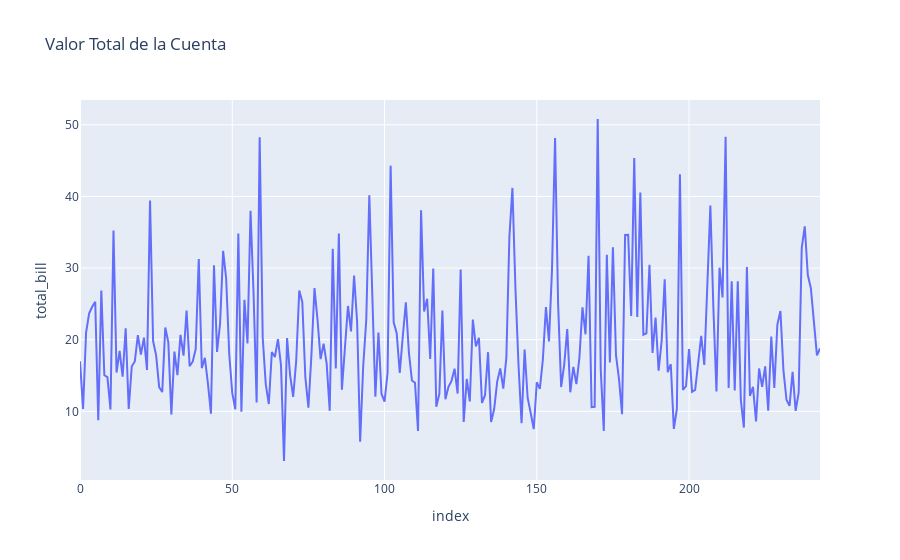

The code cell stored with this chart in its notebook:
### Markdown cell above
## Lineas

### Code cell
px.line(tips, y='total_bill', title='Valor Total de la Cuenta')

### Figure 1 — Plotly figure (JSON) as saved in the notebook; plotly's stock layout.template omitted (floating-point values rounded to 4 significant figures; data arrays with more than 128 entries replaced by an {"elided": "..."} marker saying what was removed)
{"data": [{"hovertemplate": "index=%{x}<br>total_bill=%{y}<extra></extra>", "legendgroup": "", "line": {"color": "#636efa", "dash": "solid"}, "marker": {"symbol": "circle"}, "mode": "lines", "name": "", "orientation": "v", "showlegend": false, "type": "scatter", "x": {"elided": "244 int values"}, "xaxis": "x", "y": {"elided": "244 float values"}, "yaxis": "y"}], "layout": {"autosize": true, "legend": {"tracegroupgap": 0}, "title": {"text": "Valor Total de la Cuenta"}, "xaxis": {"anchor": "y", "autorange": true, "domain": [0, 1], "range": [0, 243], "title": {"text": "index"}, "type": "linear"}, "yaxis": {"anchor": "x", "autorange": true, "domain": [0, 1], "range": [0.4178, 53.46], "title": {"text": "total_bill"}, "type": "linear"}}}
